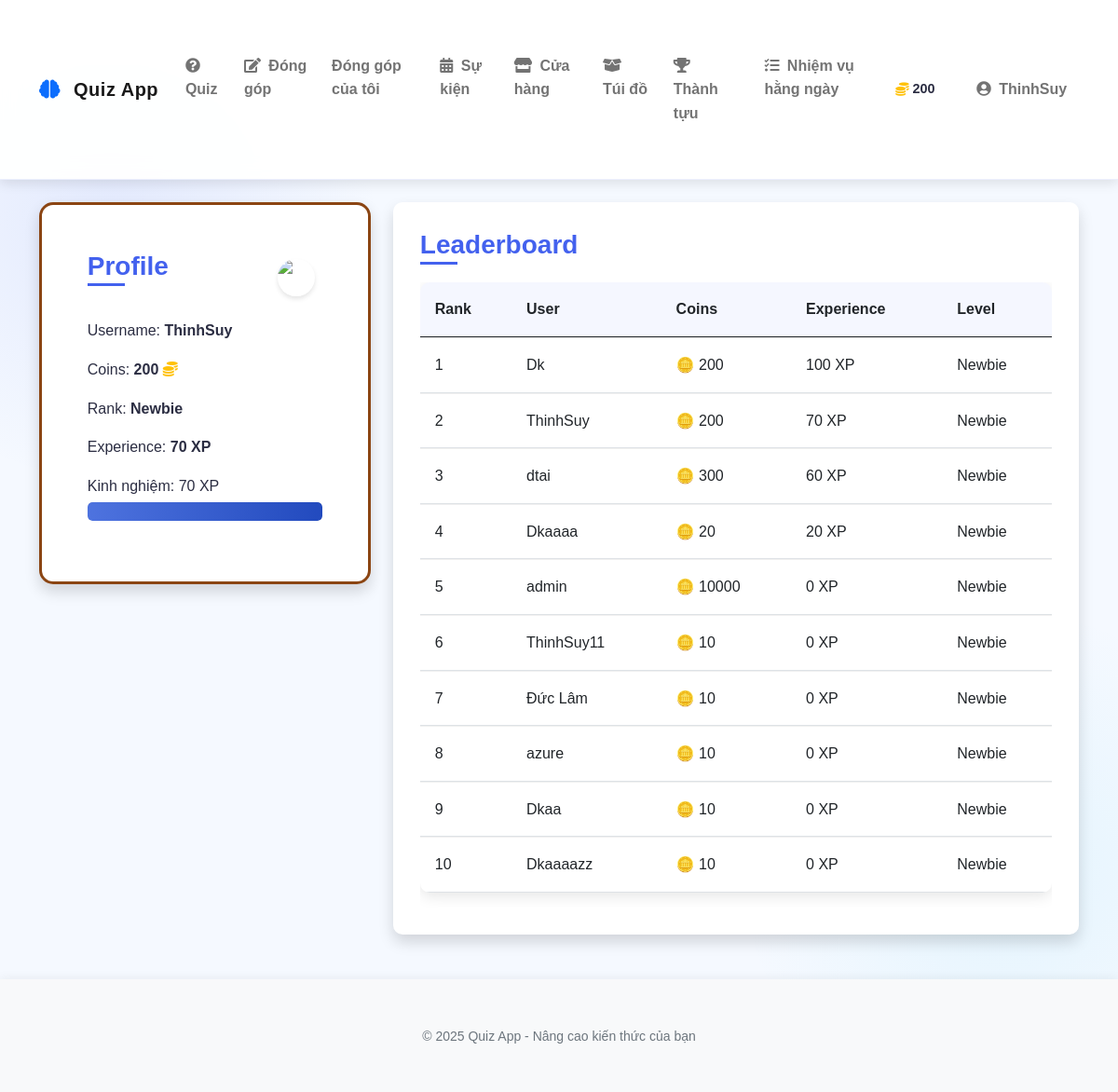
The app's page / (signed in) with its own data.
### models.py (models this page shows, shortened)
class User(UserMixin, db.Model):
    id = db.Column(db.Integer, primary_key=True)
    username = db.Column(db.String(64), unique=True, nullable=False)
    email = db.Column(db.String(120), unique=True, nullable=False)
    password_hash = db.Column(db.String(256))
    coins = db.Column(db.Integer, default=10)  # New users start with 10 coins
    experience = db.Column(db.Integer, default=0)  # Experience points
    rank = db.Column(db.String(50), default='Newbie')
    is_admin = db.Column(db.Boolean, default=False)
    contributions = db.relationship('Contribution', backref='author', lazy=True)
    inventory_items = db.relationship('InventoryItem', backref='owner', lazy=True)
    achievements = db.relationship('UserAchievement', backref='user', lazy=True)
    daily_quests = db.relationship('UserDailyQuest', backref='user', lazy=True)
    total_questions_answered = db.Column(db.Integer, default=0)
    correct_answers = db.Column(db.Integer, default=0)
    easy_questions_completed = db.Column(db.Integer, default=0)
    medium_questions_completed = db.Column(db.Integer, default=0)
    hard_questions_completed = db.Column(db.Integer, default=0)
    daily_quest_points = db.Column(db.Integer, default=0)
    daily_streak = db.Column(db.Integer, default=0)
    last_daily_login = db.Column(db.Date, nullable=True)

### app.py (the view)
@app.route('/')
def homepage():
    from models import User, RANK_THRESHOLDS
    top_users = User.query.order_by(User.experience.desc()).limit(10).all()
    return render_template('homepage.html', top_users=top_users, RANK_THRESHOLDS=RANK_THRESHOLDS)

### app.py (called while the page is built)
@login_manager.user_loader
def load_user(user_id):
    from models import User
    return User.query.get(int(user_id))

### templates/homepage.html (shortened to what this page needs)
{% extends "base.html" %}
{% block content %}
<div class="row">
    <div class="col-md-4">
        {% if current_user.is_authenticated %}
        <div class="card shadow rank-card" data-aos="fade-right" data-rank="{{ current_user.rank.lower() }}">
            <div class="card-body">
                <div class="d-flex justify-content-between align-items-center mb-3">
                    <h3 class="card-title">Profile</h3>
                    <div class="rank-badge">
                        <img src="{{ url_for('static', filename='images/ranks/' + current_user.rank.lower() + '.png') }}"
                             alt="{{ current_user.rank }}" class="rank-icon">
                    </div>
                </div>
                <div class="profile-info">
                    <p>Username: <strong>{{ current_user.username }}</strong></p>
                    <p>Coins: <strong>{{ current_user.coins }}</strong> <i class="fas fa-coins text-warning"></i></p>
                    <p>Rank: <strong class="rank-name">{{ current_user.rank }}</strong></p>
                    {% set next_rank = None %}
                    {% set next_threshold = 0 %}
                    {% set current_threshold = 0 %}
                    {% for rank, threshold in RANK_THRESHOLDS.items() | sort(attribute='1') %}
                        {% if current_user.rank == rank %}
                            {% set current_threshold = threshold %}
                            {% for next_r, next_t in RANK_THRESHOLDS.items() | sort(attribute='1') %}
                                {% if next_t > threshold and not next_rank %}
                                    {% set next_rank = next_r %}
                                    {% set next_threshold = next_t %}
                                {% endif %}
                            {% endfor %}
                        {% endif %}
                    {% endfor %}
                    <p>Experience: <strong>{{ current_user.experience }} XP</strong></p>
                    <div class="rank-progress mt-3">
                        {% if next_rank %}
                        <p class="mb-1">Tiến trình ({{ current_user.experience }}/{{ next_threshold }})</p>
                        <div class="progress" style="height: 20px;">
                            <div class="progress-bar progress-bar-striped progress-bar-animated bg-success"
                                 role="progressbar"
                                 style="width: {{ ((current_user.experience - current_threshold) / (next_threshold - current_threshold) * 100)|round }}%">
                            </div>
                        </div>
                        <small class="text-muted">Rank tiếp theo: {{ next_rank }}</small>
                        {% else %}
                        <p class="mb-1">Kinh nghiệm: {{ current_user.experience }} XP</p>
                        <div class="progress" style="height: 20px;">
                            <div class="progress-bar progress-bar-striped progress-bar-animated bg-success"
                                 role="progressbar"
                                 style="width: 100%">
                            </div>
                        </div>
                        {% endif %}
                    </div>
                </div>
            </div>
        </div>
        {% endif %}
    </div>
    <div class="col-md-8">
        <div class="card shadow" data-aos="fade-left">
            <div class="card-body">
                <h3 class="card-title">Leaderboard</h3>
                <div class="table-responsive">
                    <table class="table table-hover">
                        <thead>
                            <tr>
                                <th>Rank</th>
                                <th>User</th>
                                <th>Coins</th>
                                <th>Experience</th>
                                <th>Level</th>
                            </tr>
                        </thead>
                        <tbody>
                            {% for user in top_users %}
                            <tr>
                                <td>{{ loop.index }}</td>
                                <td>{{ user.username }}</td>
                                <td>🪙 {{ user.coins }}</td>
                                <td>{{ user.experience }} XP</td>
                                <td>{{ user.rank }}</td>
                            </tr>
                            {% endfor %}
                        </tbody>
                    </table>
                </div>
            </div>
        </div>
    </div>
</div>
{% endblock %}

### templates/base.html (shortened to what this page needs)
<!DOCTYPE html>
<html lang="en">
<head>
    <link href="https://cdn.jsdelivr.net/npm/bootstrap@5.0.2/dist/css/bootstrap.min.css" rel="stylesheet">
    <link rel="stylesheet" href="https://cdnjs.cloudflare.com/ajax/libs/font-awesome/5.15.3/css/all.min.css">
    <link href="https://unpkg.com/aos@2.3.1/dist/aos.css" rel="stylesheet">
    <link rel="stylesheet" href="{{ url_for('static', filename='css/style.css') }}">
    <link rel="stylesheet" href="{{ url_for('static', filename='css/rank_frames.css') }}">
    <link rel="stylesheet" href="{{ url_for('static', filename='css/customization.css') }}">
    <link rel="stylesheet" href="{{ url_for('static', filename='css/achievements.css') }}">
    <link rel="stylesheet" href="{{ url_for('static', filename='css/quests.css') }}">
    <link rel="stylesheet" href="{{ url_for('static', filename='css/quiz.css') }}">
</head>
<body>
    <nav class="navbar navbar-expand-lg navbar-light sticky-top">
        <div class="container">
            <a class="navbar-brand" href="{{ url_for('homepage') }}">
                <i class="fas fa-brain text-primary me-2"></i> Quiz App
            </a>
            <div class="collapse navbar-collapse" id="navbarNav">
                <ul class="navbar-nav me-auto">
                    {% if current_user.is_authenticated %}
                        {% if current_user.is_admin %}
                            <li class="nav-item">
                                <a class="nav-link" href="{{ url_for('admin_dashboard') }}">
                                    <i class="fas fa-tachometer-alt me-1"></i> Admin
                                </a>
                            </li>
                        {% else %}
                            <li class="nav-item">
                                <a class="nav-link" href="{{ url_for('mainquiz') }}">
                                    <i class="fas fa-question-circle me-1"></i> Quiz
                                </a>
                            </li>
                            <li class="nav-item">
                                <a class="nav-link" href="{{ url_for('contribute') }}">
                                    <i class="fas fa-edit me-1"></i> Đóng góp
                                </a>
                            </li>
                            <li class="nav-item">
                                <a class="nav-link" href="{{ url_for('my_contributions') }}">
                                    Đóng góp của tôi
                                </a>
                            </li>
                            <li class="nav-item">
                                <a class="nav-link" href="{{ url_for('event') }}">
                                    <i class="fas fa-calendar-alt me-1"></i> Sự kiện
                                </a>
                            </li>
                            <li class="nav-item">
                                <a class="nav-link" href="{{ url_for('shop') }}">
                                    <i class="fas fa-store me-1"></i> Cửa hàng
                                </a>
                            </li>
                            <li class="nav-item">
                                <a class="nav-link" href="{{ url_for('inventory') }}">
                                    <i class="fas fa-box-open me-1"></i> Túi đồ
                                </a>
                            </li>
                            <li class="nav-item">
                                <a class="nav-link" href="{{ url_for('advancements') }}">
                                    <i class="fas fa-trophy me-1"></i> Thành tựu
                                </a>
                            </li>
                            <li class="nav-item">
                                <a class="nav-link" href="{{ url_for('daily_quests') }}">
                                    <i class="fas fa-tasks me-1"></i> Nhiệm vụ hằng ngày
                                </a>
                            </li>
                        {% endif %}
                    {% endif %}
                </ul>
                {% if current_user.is_authenticated %}
                <div class="user-stats d-flex align-items-center me-3">
                    <div class="stat-item d-flex align-items-center me-3">
                        <i class="fas fa-coins text-warning me-1"></i>
                        <span class="fw-bold">{{ current_user.coins }}</span>
                    </div>
                </div>
                <ul class="navbar-nav">
                    <li class="nav-item dropdown">
                        <a class="nav-link dropdown-toggle" href="#" id="userDropdown" role="button" data-bs-toggle="dropdown" aria-expanded="false">
                            <i class="fas fa-user-circle me-1"></i> {{ current_user.username }}
                        </a>
                    </li>
                </ul>
                {% endif %}
            </div>
        </div>
    </nav>
    <div class="container py-4">
        {% block content %}{% endblock %}
    </div>
    <footer class="footer mt-auto py-3 bg-light">
        <div class="container text-center">
            <div class="row">
                <div class="col-md-12">
                    <p class="mb-0 text-muted">
                        <small>© 2025 Quiz App - Nâng cao kiến thức của bạn</small>
                    </p>
                </div>
            </div>
        </div>
    </footer>
</body>
</html>

### static/css/style.css (style rules this page uses)
body { font-family: 'Roboto', sans-serif; color: var(--text-color); background-color: #f5f9ff; background-image: radial-gradient(circle at 10% 20%, rgba(67, 97, 238, 0.1) 0%, transparent 20%), radial-gradient(circle at 90% 80%, rgba(76, 201, 240, 0.1) 0%, transparent 20%); line-height: 1.6; }
.container { padding-top: 2rem; padding-bottom: 2rem; }
.card { border: none; border-radius: var(--border-radius); box-shadow: var(--box-shadow); transition: all 0.4s ease; margin-bottom: 1.5rem; background-color: white; overflow: hidden; position: relative; }
.card::before { content: ''; position: absolute; top: 0; left: 0; width: 100%; height: 4px; background: var(--gradient-bg); opacity: 0; transition: opacity 0.3s ease; }
.card-body { padding: 1.8rem; }
.card-title { font-weight: 700; margin-bottom: 1rem; color: var(--dark-color); position: relative; display: inline-block; }
.card-title::after { content: ''; position: absolute; bottom: -5px; left: 0; width: 40px; height: 3px; background: var(--primary-color); transition: width 0.3s ease; }
.progress { height: 10px; border-radius: 5px; background-color: #e9ecef; margin-bottom: 1rem; overflow: hidden; }
.progress-bar { background: linear-gradient(to right, var(--primary-color), var(--secondary-color)); transition: width 0.5s ease; }
.table { border-collapse: separate; border-spacing: 0; width: 100%; border-radius: var(--border-radius); overflow: hidden; box-shadow: var(--box-shadow); }
.table th { background-color: #f8f9fa; font-weight: 600; padding: 1rem; text-align: left; }
.table td { padding: 1rem; vertical-align: middle; border-top: 1px solid #f0f0f0; }
.navbar { box-shadow: 0 4px 15px rgba(0, 0, 0, 0.08); background: rgba(255, 255, 255, 0.95); backdrop-filter: blur(10px); -webkit-backdrop-filter: blur(10px); border-bottom: 1px solid rgba(67, 97, 238, 0.1); }
.navbar-brand { font-weight: 800; color: var(--primary-color); letter-spacing: 0.5px; transition: all 0.3s ease; }
.nav-link { font-weight: 600; color: var(--dark-color); position: relative; padding: 0.6rem 1.2rem; margin: 0 0.3rem; transition: all 0.3s ease; border-radius: 8px; }
.nav-link::after { content: ''; position: absolute; bottom: 5px; left: 50%; width: 0; height: 2px; background: var(--primary-color); transition: all 0.3s; transform: translateX(-50%); opacity: 0; }
:root { --accent-color: #f72585; --info-color: #4895ef; --warning-color: #f8961e; --danger-color: #f94144; --soft-blue: #e8f0fe; --text-secondary: #6c757d; }
body { font-family: 'Nunito', sans-serif; min-height: 100vh; line-height: 1.6; }
.navbar { box-shadow: 0 4px 12px rgba(0, 0, 0, 0.1); padding: 1rem 0; }
.card { overflow: hidden; margin-bottom: 1.5rem; }
.card-title { color: var(--primary-color); font-weight: 700; margin-bottom: 1rem; }
.footer { background-color: white; box-shadow: 0 -2px 10px rgba(0, 0, 0, 0.05); padding: 1.5rem 0; margin-top: 3rem; }
.footer .text-muted { color: var(--text-secondary) !important; font-weight: 500; }
.progress { height: 0.8rem; border-radius: 10px; background-color: #e9ecef; margin-bottom: 1rem; box-shadow: inset 0 1px 3px rgba(0, 0, 0, 0.1); }
.table { border-collapse: separate; border-spacing: 0; width: 100%; }
.table th { background-color: rgba(67, 97, 238, 0.05); font-weight: 600; color: var(--text-primary); padding: 1rem; }
.table td { padding: 1rem; vertical-align: middle; }
.user-stats { font-size: 0.9rem; }
.stat-item { display: flex; align-items: center; }

### static/css/rank_frames.css (style rules this page uses)
.rank-badge { display: inline-flex; align-items: center; justify-content: center; width: 30px; height: 30px; border-radius: 50%; color: white; font-weight: bold; margin-right: 0.5rem; box-shadow: 0 3px 5px rgba(0, 0, 0, 0.1); }

### static/css/customization.css (style rules this page uses)
.rank-card { background: white; border-radius: 15px; padding: 20px; box-shadow: 0 5px 15px rgba(0,0,0,0.1); position: relative; overflow: hidden; }
.rank-card[data-rank="newbie"] { border: 3px solid #8B4513; }
.rank-name { font-weight: bold; }
.rank-badge { width: 40px; height: 40px; border-radius: 50%; display: flex; align-items: center; justify-content: center; overflow: hidden; }
.rank-icon { width: 100%; height: 100%; object-fit: contain; }
.progress { height: 10px; border-radius: 5px; background-color: #e9ecef; margin-top: 5px; }
.progress-bar { background: linear-gradient(to right, #4e73df, #224abe); border-radius: 5px; }
.rank-card { transition: all 0.3s ease; }

### static/css/quiz.css (style rules this page uses)
body { transition: background-image 0.5s ease; background-size: cover; background-position: center; background-attachment: fixed; }

### records on screen
User: coins "200", username "ThinhSuy", rank "Newbie", experience "70"
User: username "Dk", coins "200", experience "100", rank "Newbie"
User: username "dtai", coins "300", experience "60", rank "Newbie"
User: username "Dkaaaa", coins "20", experience "20", rank "Newbie"
User: username "admin", coins "10000", experience "0", rank "Newbie"
User: username "ThinhSuy11", coins "10", experience "0", rank "Newbie"
User: username "Đức Lâm", coins "10", experience "0", rank "Newbie"
User: username "azure", coins "10", experience "0", rank "Newbie"
User: username "Dkaa", coins "10", experience "0", rank "Newbie"
User: username "Dkaaaazz", coins "10", experience "0", rank "Newbie"
